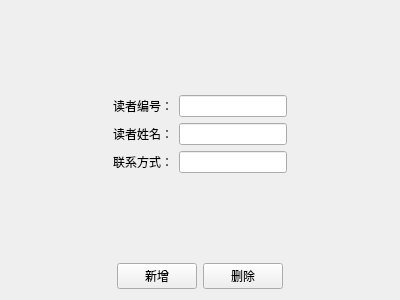
<?xml version="1.0" encoding="UTF-8"?>
<ui version="4.0">
 <class>readerpanel</class>
 <widget class="QWidget" name="readerpanel">
  <property name="geometry">
   <rect>
    <x>0</x>
    <y>0</y>
    <width>400</width>
    <height>300</height>
   </rect>
  </property>
  <property name="windowTitle">
   <string>Form</string>
  </property>
  <layout class="QVBoxLayout" name="verticalLayout">
   <item>
    <spacer name="verticalSpacer_2">
     <property name="orientation">
      <enum>Qt::Orientation::Vertical</enum>
     </property>
     <property name="sizeHint" stdset="0">
      <size>
       <width>20</width>
       <height>85</height>
      </size>
     </property>
    </spacer>
   </item>
   <item>
    <layout class="QHBoxLayout" name="horizontalLayout_2">
     <item>
      <spacer name="horizontalSpacer_3">
       <property name="orientation">
        <enum>Qt::Orientation::Horizontal</enum>
       </property>
       <property name="sizeHint" stdset="0">
        <size>
         <width>40</width>
         <height>20</height>
        </size>
       </property>
      </spacer>
     </item>
     <item>
      <layout class="QFormLayout" name="formLayout">
       <item row="0" column="0">
        <widget class="QLabel" name="label">
         <property name="text">
          <string>读者编号：</string>
         </property>
        </widget>
       </item>
       <item row="0" column="1">
        <widget class="QLineEdit" name="readerIdEdit"/>
       </item>
       <item row="1" column="0">
        <widget class="QLabel" name="label_2">
         <property name="text">
          <string>读者姓名：</string>
         </property>
        </widget>
       </item>
       <item row="1" column="1">
        <widget class="QLineEdit" name="readerNameEdit"/>
       </item>
       <item row="2" column="0">
        <widget class="QLabel" name="label_3">
         <property name="text">
          <string>联系方式：</string>
         </property>
        </widget>
       </item>
       <item row="2" column="1">
        <widget class="QLineEdit" name="readerPhoneEdit"/>
       </item>
      </layout>
     </item>
     <item>
      <spacer name="horizontalSpacer_4">
       <property name="orientation">
        <enum>Qt::Orientation::Horizontal</enum>
       </property>
       <property name="sizeHint" stdset="0">
        <size>
         <width>40</width>
         <height>20</height>
        </size>
       </property>
      </spacer>
     </item>
    </layout>
   </item>
   <item>
    <spacer name="verticalSpacer">
     <property name="orientation">
      <enum>Qt::Orientation::Vertical</enum>
     </property>
     <property name="sizeHint" stdset="0">
      <size>
       <width>20</width>
       <height>85</height>
      </size>
     </property>
    </spacer>
   </item>
   <item>
    <layout class="QHBoxLayout" name="horizontalLayout">
     <item>
      <spacer name="horizontalSpacer">
       <property name="orientation">
        <enum>Qt::Orientation::Horizontal</enum>
       </property>
       <property name="sizeHint" stdset="0">
        <size>
         <width>40</width>
         <height>20</height>
        </size>
       </property>
      </spacer>
     </item>
     <item>
      <widget class="QPushButton" name="addReaderBtn">
       <property name="text">
        <string>新增</string>
       </property>
      </widget>
     </item>
     <item>
      <widget class="QPushButton" name="delReaderBtn">
       <property name="text">
        <string>删除</string>
       </property>
      </widget>
     </item>
     <item>
      <spacer name="horizontalSpacer_2">
       <property name="orientation">
        <enum>Qt::Orientation::Horizontal</enum>
       </property>
       <property name="sizeHint" stdset="0">
        <size>
         <width>40</width>
         <height>20</height>
        </size>
       </property>
      </spacer>
     </item>
    </layout>
   </item>
  </layout>
 </widget>
 <resources/>
 <connections/>
</ui>
